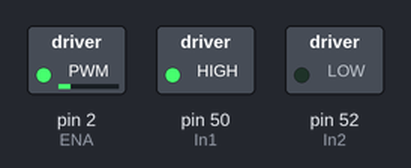
The sketch below on a simulated Arduino Mega 2560, built with avr-gcc and run on an emulated ATmega2560. On the bench: switched loads named in the sketch (green lamp = pin HIGH).

Above: at 0.1 s.
Timing chart, 0 to 1.6 s (numbered marks = the images above):
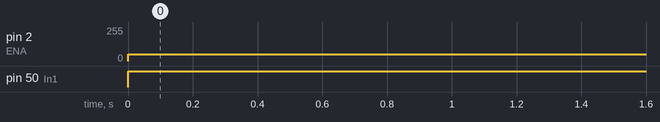

The sketch:

test_motor1.ino
```cpp
int In1   = 50;//Pin no 7 of the arduino connects with motor driver's In1 pin//
int In2   = 52;//Pin no 8 of the arduino connects with motor driver's In2 pin//
int ENA   = 2;//Pin no 3 of the arduino connects with motor driver's ENA pin//
int SPEED = 50;//initialize the speed of the motor//

void setup() {
  // put your setup code here, to run once:
  pinMode(In1,OUTPUT);
  pinMode(In2,OUTPUT);
  pinMode(ENA,OUTPUT);
}

void loop() {
  // put your main code here, to run repeatedly:
  moveFront();
}

// Common function to Move the car forward
void moveFront()
{
  Serial.println(F("Move Front."));
  digitalWrite(In1,HIGH);// To change the direction of the motor by type low instead of High"//
  digitalWrite(In2,LOW);
  analogWrite(ENA,SPEED);//ENA of the motor controller connects with pwm pin 3 of arduino,its change the speed of the motor//
}
```

Measured:
- by itself, pin 2 (ENA): 0/255 → 50/255 at 0.00 s
- by itself, pin 50 (In1): LOW → HIGH at 0.00 s
